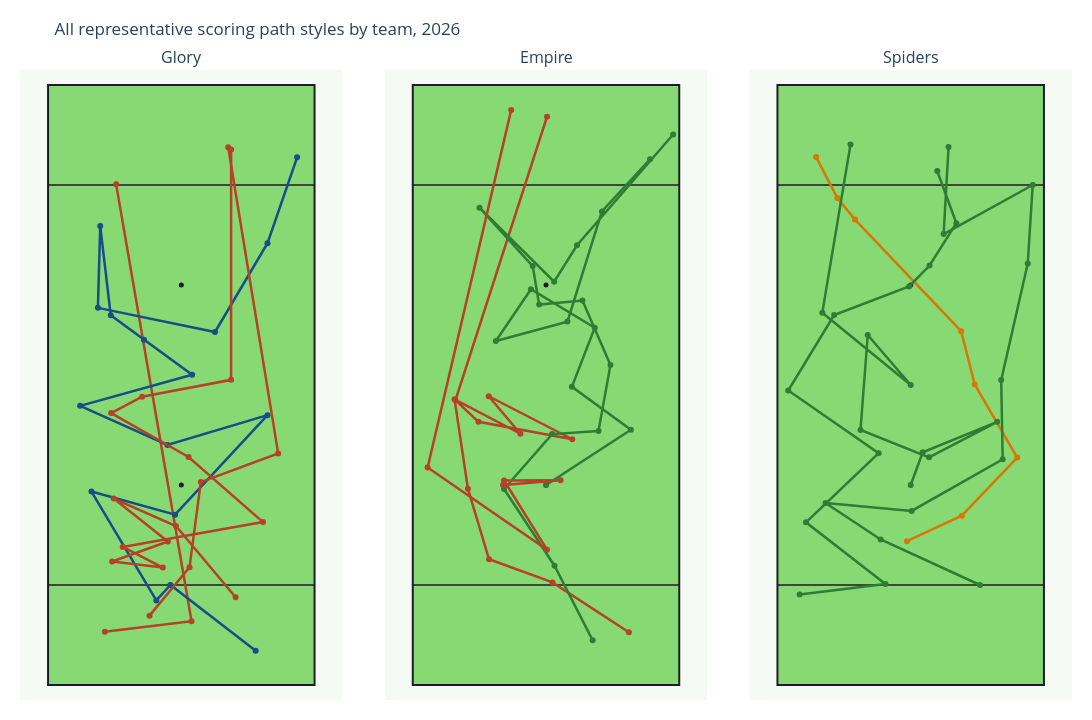

Notebook code for this chart:
### Markdown cell above
### Optional: All Styles

This is busier, but useful as a quick overview after the one-style comparison makes sense.

### Code cell
all_styles_fig = plot_team_representative_path_grid(
    team_representative_paths,
    title=f"All representative scoring path styles by team, {SEASON}",
    style_filter=None,
    show_arrows=False,
)
all_styles_fig.show()

### Figure 1 — Plotly figure (JSON) as saved in the notebook; plotly's stock layout.template omitted (floating-point values rounded to 4 significant figures)
{"data": [{"hoverinfo": "skip", "marker": {"color": "#1B1E26", "size": 5}, "mode": "markers", "showlegend": false, "type": "scatter", "x": [0], "xaxis": "x", "y": [40], "yaxis": "y"}, {"hoverinfo": "skip", "marker": {"color": "#1B1E26", "size": 5}, "mode": "markers", "showlegend": false, "type": "scatter", "x": [0], "xaxis": "x", "y": [80], "yaxis": "y"}, {"hovertemplate": "Glory<br>huck score (path_cluster 0)<br>%{text}<extra></extra>", "line": {"color": "#b74126", "width": 2.5}, "marker": {"color": "#b74126", "size": 6}, "mode": "lines+markers", "name": "Glory - huck score (path_cluster 0)", "showlegend": false, "text": ["Start", "Throw 1<br>aEC: 0.018<br>CP: 98.2%<br>Distance: 17.5", "Throw 2<br>aEC: -0.292<br>CP: 48.3%<br>Distance: 88.7"], "type": "scatter", "x": [-15.29, 2.05, -13.03], "xaxis": "x", "y": [10.65, 12.76, 100.1], "yaxis": "y"}, {"hovertemplate": "Glory<br>reset-heavy (path_cluster 1)<br>%{text}<extra></extra>", "line": {"color": "#164e87", "width": 2.5}, "marker": {"color": "#164e87", "size": 6}, "mode": "lines+markers", "name": "Glory - reset-heavy (path_cluster 1)", "showlegend": false, "text": ["Start", "Throw 1<br>aEC: 0.110<br>CP: 96.7%<br>Distance: 21.5", "Throw 2<br>aEC: -0.021<br>CP: 99.5%<br>Distance: 4.2", "Throw 3<br>aEC: 0.123<br>CP: 95.3%<br>Distance: 25.3", "Throw 4<br>aEC: 0.005<br>CP: 97.7%<br>Distance: 17.4", "Throw 5<br>aEC: 0.153<br>CP: 93.9%<br>Distance: 27.2", "Throw 6<br>aEC: -0.023<br>CP: 96.7%<br>Distance: 20.9", "Throw 7<br>aEC: 0.021<br>CP: 97.4%<br>Distance: 19.1", "Throw 8<br>aEC: 0.136<br>CP: 93.9%<br>Distance: 23.2", "Throw 9<br>aEC: 0.081<br>CP: 97.7%<br>Distance: 11.9", "Throw 10<br>aEC: 0.048<br>CP: 98.3%<br>Distance: 8.2", "Throw 11<br>aEC: 0.199<br>CP: 94.7%<br>Distance: 18.0", "Throw 12<br>aEC: -0.193<br>CP: 96.9%<br>Distance: 16.4", "Throw 13<br>aEC: -0.037<br>CP: 94.1%<br>Distance: 23.9", "Throw 14<br>aEC: 0.189<br>CP: 94.8%<br>Distance: 20.6", "Throw 15<br>aEC: 0.331<br>CP: 92.4%<br>Distance: 18.2"], "type": "scatter", "x": [14.87, -2.17, -5.0, -17.97, -1.24, 17.24, -2.78, -20.24, 2.16, -7.47, -14.11, -16.22, -16.68, 6.74, 17.24, 23.16], "xaxis": "x", "y": [6.84, 20.01, 16.92, 38.69, 34.06, 53.97, 48.01, 55.83, 62.05, 69.05, 73.94, 91.8, 75.43, 70.6, 88.35, 105.5], "yaxis": "y"}, {"hovertemplate": "Glory<br>huck score (path_cluster 2)<br>%{text}<extra></extra>", "line": {"color": "#b74126", "width": 2.5}, "marker": {"color": "#b74126", "size": 6}, "mode": "lines+markers", "name": "Glory - huck score (path_cluster 2)", "showlegend": false, "text": ["Start", "Throw 1<br>aEC: 0.065<br>CP: 98.5%<br>Distance: 12.6", "Throw 2<br>aEC: 0.137<br>CP: 97.0%<br>Distance: 17.2", "Throw 3<br>aEC: -0.009<br>CP: 98.1%<br>Distance: 16.5", "Throw 4<br>aEC: 0.809<br>CP: 55.8%<br>Distance: 62.0"], "type": "scatter", "x": [-6.36, 1.64, 3.9, 19.37, 9.38], "xaxis": "x", "y": [13.87, 23.54, 40.58, 46.32, 107.5], "yaxis": "y"}, {"hovertemplate": "Glory<br>huck score (path_cluster 3)<br>%{text}<extra></extra>", "line": {"color": "#b74126", "width": 2.5}, "marker": {"color": "#b74126", "size": 6}, "mode": "lines+markers", "name": "Glory - huck score (path_cluster 3)", "showlegend": false, "text": ["Start", "Throw 1<br>aEC: 0.113<br>CP: 96.9%<br>Distance: 18.6", "Throw 2<br>aEC: 0.030<br>CP: 98.3%<br>Distance: 13.6", "Throw 3<br>aEC: -0.055<br>CP: 98.6%<br>Distance: 13.8", "Throw 4<br>aEC: -0.049<br>CP: 98.9%<br>Distance: 11.9", "Throw 5<br>aEC: 0.010<br>CP: 98.9%<br>Distance: 10.2", "Throw 6<br>aEC: 0.020<br>CP: 98.9%<br>Distance: 9.0", "Throw 7<br>aEC: 0.011<br>CP: 95.4%<br>Distance: 28.5", "Throw 8<br>aEC: 0.157<br>CP: 95.8%<br>Distance: 19.8", "Throw 9<br>aEC: 0.075<br>CP: 96.9%<br>Distance: 17.8", "Throw 10<br>aEC: 0.050<br>CP: 98.5%<br>Distance: 7.0", "Throw 11<br>aEC: 0.035<br>CP: 96.6%<br>Distance: 18.1", "Throw 12<br>aEC: 0.600<br>CP: 70.2%<br>Distance: 46.1"], "type": "scatter", "x": [10.86, -1.07, -13.52, -2.68, -13.84, -3.71, -11.71, 16.34, 1.45, -14.03, -7.84, 9.96, 9.96], "xaxis": "x", "y": [17.54, 31.8, 37.29, 28.7, 24.7, 23.48, 27.61, 32.58, 45.61, 54.38, 57.67, 61.03, 107.1], "yaxis": "y"}, {"hoverinfo": "skip", "marker": {"color": "#1B1E26", "size": 5}, "mode": "markers", "showlegend": false, "type": "scatter", "x": [0], "xaxis": "x2", "y": [40], "yaxis": "y2"}, {"hoverinfo": "skip", "marker": {"color": "#1B1E26", "size": 5}, "mode": "markers", "showlegend": false, "type": "scatter", "x": [0], "xaxis": "x2", "y": [80], "yaxis": "y2"}, {"hovertemplate": "Empire<br>methodical (path_cluster 0)<br>%{text}<extra></extra>", "line": {"color": "#2f7d32", "width": 2.5}, "marker": {"color": "#2f7d32", "size": 6}, "mode": "lines+markers", "name": "Empire - methodical (path_cluster 0)", "showlegend": false, "text": ["Start", "Throw 1<br>aEC: 0.076<br>CP: 96.8%<br>Distance: 20.3", "Throw 2<br>aEC: 0.150<br>CP: 96.9%<br>Distance: 14.6", "Throw 3<br>aEC: 0.162<br>CP: 97.3%<br>Distance: 12.7", "Throw 4<br>aEC: 0.122<br>CP: 96.6%<br>Distance: 14.9", "Throw 5<br>aEC: -0.166<br>CP: 98.0%<br>Distance: 12.5", "Throw 6<br>aEC: 0.066<br>CP: 97.0%<br>Distance: 14.8", "Throw 7<br>aEC: 0.355<br>CP: 91.8%<br>Distance: 23.1", "Throw 8<br>aEC: 0.452<br>CP: 96.2%<br>Distance: 14.2"], "type": "scatter", "x": [0.0, 16.98, 5.18, 9.75, -3.01, -10.03, 4.29, 11.18, 20.8], "xaxis": "x2", "y": [40.0, 51.06, 59.65, 71.45, 79.15, 68.79, 72.68, 94.7, 105.1], "yaxis": "y2"}, {"hovertemplate": "Empire<br>huck score (path_cluster 1)<br>%{text}<extra></extra>", "line": {"color": "#b74126", "width": 2.5}, "marker": {"color": "#b74126", "size": 6}, "mode": "lines+markers", "name": "Empire - huck score (path_cluster 1)", "showlegend": false, "text": ["Start", "Throw 1<br>aEC: 0.070<br>CP: 97.5%<br>Distance: 18.2", "Throw 2<br>aEC: 0.016<br>CP: 98.5%<br>Distance: 13.5", "Throw 3<br>aEC: 0.070<br>CP: 97.6%<br>Distance: 14.7", "Throw 4<br>aEC: 0.131<br>CP: 96.4%<br>Distance: 18.1", "Throw 5<br>aEC: -0.028<br>CP: 97.7%<br>Distance: 14.8", "Throw 6<br>aEC: 0.063<br>CP: 98.2%<br>Distance: 9.8", "Throw 7<br>aEC: -0.072<br>CP: 97.4%<br>Distance: 18.8", "Throw 8<br>aEC: 0.019<br>CP: 96.9%<br>Distance: 19.1", "Throw 9<br>aEC: 0.018<br>CP: 98.9%<br>Distance: 6.3", "Throw 10<br>aEC: 0.978<br>CP: 59.9%<br>Distance: 59.6"], "type": "scatter", "x": [16.57, 1.29, -11.39, -15.62, -18.28, -5.12, -11.46, 5.25, -13.51, -18.11, 0.2], "xaxis": "x2", "y": [10.56, 20.52, 25.15, 39.27, 57.13, 50.25, 57.75, 49.15, 52.63, 56.95, 113.7], "yaxis": "y2"}, {"hovertemplate": "Empire<br>methodical (path_cluster 2)<br>%{text}<extra></extra>", "line": {"color": "#2f7d32", "width": 2.5}, "marker": {"color": "#2f7d32", "size": 6}, "mode": "lines+markers", "name": "Empire - methodical (path_cluster 2)", "showlegend": false, "text": ["Start", "Throw 1<br>aEC: 0.096<br>CP: 97.7%<br>Distance: 16.8", "Throw 2<br>aEC: 0.115<br>CP: 96.8%<br>Distance: 18.4", "Throw 3<br>aEC: 0.106<br>CP: 97.5%<br>Distance: 14.6", "Throw 4<br>aEC: -0.001<br>CP: 98.7%<br>Distance: 9.3", "Throw 5<br>aEC: 0.135<br>CP: 97.1%<br>Distance: 13.4", "Throw 6<br>aEC: 0.152<br>CP: 96.4%<br>Distance: 14.0", "Throw 7<br>aEC: -0.007<br>CP: 98.3%<br>Distance: 8.7", "Throw 8<br>aEC: 0.081<br>CP: 98.1%<br>Distance: 7.8", "Throw 9<br>aEC: 0.105<br>CP: 95.6%<br>Distance: 15.8", "Throw 10<br>aEC: -0.042<br>CP: 96.4%<br>Distance: 15.7", "Throw 11<br>aEC: 0.073<br>CP: 97.8%<br>Distance: 8.6", "Throw 12<br>aEC: 0.278<br>CP: 73.8%<br>Distance: 29.3"], "type": "scatter", "x": [9.34, 1.7, -8.39, 1.22, 10.5, 12.89, 7.29, -1.37, -2.66, -13.3, 1.63, 6.2, 25.43], "xaxis": "x2", "y": [8.93, 23.86, 39.2, 50.18, 50.79, 64.02, 76.9, 76.09, 83.79, 95.45, 80.65, 87.95, 110.1], "yaxis": "y2"}, {"hovertemplate": "Empire<br>huck score (path_cluster 3)<br>%{text}<extra></extra>", "line": {"color": "#b74126", "width": 2.5}, "marker": {"color": "#b74126", "size": 6}, "mode": "lines+markers", "name": "Empire - huck score (path_cluster 3)", "showlegend": false, "text": ["Start", "Throw 1<br>aEC: 0.013<br>CP: 98.5%<br>Distance: 11.6", "Throw 2<br>aEC: -0.004<br>CP: 98.6%<br>Distance: 11.3", "Throw 3<br>aEC: -0.122<br>CP: 98.7%<br>Distance: 16.3", "Throw 4<br>aEC: 0.006<br>CP: 92.0%<br>Distance: 29.0", "Throw 5<br>aEC: 0.874<br>CP: 52.9%<br>Distance: 63.7"], "type": "scatter", "x": [-8.6, 2.93, -8.39, 0.2, -23.67, -6.96], "xaxis": "x2", "y": [40.02, 40.97, 40.9, 27.06, 43.5, 115.0], "yaxis": "y2"}, {"hoverinfo": "skip", "marker": {"color": "#1B1E26", "size": 5}, "mode": "markers", "showlegend": false, "type": "scatter", "x": [0], "xaxis": "x3", "y": [40], "yaxis": "y3"}, {"hoverinfo": "skip", "marker": {"color": "#1B1E26", "size": 5}, "mode": "markers", "showlegend": false, "type": "scatter", "x": [0], "xaxis": "x3", "y": [80], "yaxis": "y3"}, {"hovertemplate": "Spiders<br>mixed (path_cluster 0)<br>%{text}<extra></extra>", "line": {"color": "#d97706", "width": 2.5}, "marker": {"color": "#d97706", "size": 6}, "mode": "lines+markers", "name": "Spiders - mixed (path_cluster 0)", "showlegend": false, "text": ["Start", "Throw 1<br>aEC: 0.037<br>CP: 98.5%<br>Distance: 12.1", "Throw 2<br>aEC: 0.025<br>CP: 97.7%<br>Distance: 16.1", "Throw 3<br>aEC: 0.258<br>CP: 95.5%<br>Distance: 16.9", "Throw 4<br>aEC: 0.144<br>CP: 97.4%<br>Distance: 11.0", "Throw 5<br>aEC: 0.267<br>CP: 86.5%<br>Distance: 30.8", "Throw 6<br>aEC: 0.038<br>CP: 97.9%<br>Distance: 5.6", "Throw 7<br>aEC: 0.233<br>CP: 97.2%<br>Distance: 9.2"], "type": "scatter", "x": [-0.75, 10.22, 21.31, 12.8, 10.09, -11.13, -14.68, -18.93], "xaxis": "x3", "y": [28.77, 33.87, 45.48, 60.12, 70.77, 93.09, 97.41, 105.6], "yaxis": "y3"}, {"hovertemplate": "Spiders<br>methodical (path_cluster 1)<br>%{text}<extra></extra>", "line": {"color": "#2f7d32", "width": 2.5}, "marker": {"color": "#2f7d32", "size": 6}, "mode": "lines+markers", "name": "Spiders - methodical (path_cluster 1)", "showlegend": false, "text": ["Start", "Throw 1<br>aEC: 0.114<br>CP: 97.6%<br>Distance: 17.3", "Throw 2<br>aEC: 0.007<br>CP: 97.5%<br>Distance: 20.1", "Throw 3<br>aEC: 0.189<br>CP: 94.9%<br>Distance: 20.1", "Throw 4<br>aEC: -0.002<br>CP: 92.5%<br>Distance: 22.0", "Throw 5<br>aEC: 0.270<br>CP: 94.3%<br>Distance: 17.7", "Throw 6<br>aEC: 0.075<br>CP: 96.0%<br>Distance: 16.0", "Throw 7<br>aEC: 0.042<br>CP: 98.4%<br>Distance: 5.8", "Throw 8<br>aEC: 0.079<br>CP: 97.3%<br>Distance: 10.0", "Throw 9<br>aEC: 0.238<br>CP: 96.4%<br>Distance: 11.1"], "type": "scatter", "x": [-22.22, -5.05, -20.95, -6.41, -24.49, -15.31, -0.32, 3.77, 9.13, 5.31], "xaxis": "x3", "y": [18.09, 20.18, 32.54, 46.36, 58.9, 74.0, 79.72, 83.9, 92.36, 102.8], "yaxis": "y3"}, {"hovertemplate": "Spiders<br>methodical (path_cluster 2)<br>%{text}<extra></extra>", "line": {"color": "#2f7d32", "width": 2.5}, "marker": {"color": "#2f7d32", "size": 6}, "mode": "lines+markers", "name": "Spiders - methodical (path_cluster 2)", "showlegend": false, "text": ["Start", "Throw 1<br>aEC: 0.086<br>CP: 96.3%<br>Distance: 21.9", "Throw 2<br>aEC: 0.024<br>CP: 98.5%<br>Distance: 13.2", "Throw 3<br>aEC: 0.024<br>CP: 97.6%<br>Distance: 17.3", "Throw 4<br>aEC: 0.040<br>CP: 97.1%<br>Distance: 20.9", "Throw 5<br>aEC: 0.180<br>CP: 96.8%<br>Distance: 15.8", "Throw 6<br>aEC: 0.242<br>CP: 89.6%<br>Distance: 23.9", "Throw 7<br>aEC: 0.408<br>CP: 90.6%<br>Distance: 15.7", "Throw 8<br>aEC: -0.042<br>CP: 91.8%<br>Distance: 20.3", "Throw 9<br>aEC: 0.277<br>CP: 93.7%<br>Distance: 17.4"], "type": "scatter", "x": [13.87, -6.01, -17.03, 0.19, 18.4, 18.1, 23.41, 24.4, 6.59, 7.57], "xaxis": "x3", "y": [20.0, 29.11, 36.39, 34.81, 45.14, 60.98, 84.29, 100.0, 90.19, 107.6], "yaxis": "y3"}, {"hovertemplate": "Spiders<br>methodical (path_cluster 3)<br>%{text}<extra></extra>", "line": {"color": "#2f7d32", "width": 2.5}, "marker": {"color": "#2f7d32", "size": 6}, "mode": "lines+markers", "name": "Spiders - methodical (path_cluster 3)", "showlegend": false, "text": ["Start", "Throw 1<br>aEC: 0.074<br>CP: 98.9%<br>Distance: 7.0", "Throw 2<br>aEC: 0.026<br>CP: 97.9%<br>Distance: 16.1", "Throw 3<br>aEC: -0.039<br>CP: 97.9%<br>Distance: 15.4", "Throw 4<br>aEC: 0.061<br>CP: 97.7%<br>Distance: 14.8", "Throw 5<br>aEC: 0.269<br>CP: 94.7%<br>Distance: 19.1", "Throw 6<br>aEC: -0.142<br>CP: 98.2%<br>Distance: 13.2", "Throw 7<br>aEC: 0.178<br>CP: 95.2%<br>Distance: 22.8", "Throw 8<br>aEC: 0.652<br>CP: 78.8%<br>Distance: 34.1"], "type": "scatter", "x": [0.0, 2.4, 17.3, 3.67, -10.04, -8.59, 0.0, -17.68, -12.04], "xaxis": "x3", "y": [40.0, 46.54, 52.63, 45.54, 51.0, 70.0, 60.0, 74.45, 108.1], "yaxis": "y3"}], "layout": {"annotations": [{"font": {"size": 16}, "showarrow": false, "text": "Glory", "x": 0.1533, "xanchor": "center", "xref": "paper", "y": 1, "yanchor": "bottom", "yref": "paper"}, {"font": {"size": 16}, "showarrow": false, "text": "Empire", "x": 0.5, "xanchor": "center", "xref": "paper", "y": 1, "yanchor": "bottom", "yref": "paper"}, {"font": {"size": 16}, "showarrow": false, "text": "Spiders", "x": 0.8467, "xanchor": "center", "xref": "paper", "y": 1, "yanchor": "bottom", "yref": "paper"}], "height": 720, "margin": {"b": 20, "l": 20, "r": 20, "t": 70}, "paper_bgcolor": "white", "plot_bgcolor": "#f6faf5", "shapes": [{"fillcolor": "#86d973", "layer": "below", "line": {"color": "#1B1E26", "width": 2}, "type": "rect", "x0": -26.65, "x1": 26.65, "xref": "x", "y0": 0, "y1": 120, "yref": "y"}, {"layer": "below", "line": {"color": "#1B1E26", "width": 1.5}, "type": "line", "x0": -26.65, "x1": 26.65, "xref": "x", "y0": 20, "y1": 20, "yref": "y"}, {"layer": "below", "line": {"color": "#1B1E26", "width": 1.5}, "type": "line", "x0": -26.65, "x1": 26.65, "xref": "x", "y0": 100, "y1": 100, "yref": "y"}, {"fillcolor": "#86d973", "layer": "below", "line": {"color": "#1B1E26", "width": 2}, "type": "rect", "x0": -26.65, "x1": 26.65, "xref": "x2", "y0": 0, "y1": 120, "yref": "y2"}, {"layer": "below", "line": {"color": "#1B1E26", "width": 1.5}, "type": "line", "x0": -26.65, "x1": 26.65, "xref": "x2", "y0": 20, "y1": 20, "yref": "y2"}, {"layer": "below", "line": {"color": "#1B1E26", "width": 1.5}, "type": "line", "x0": -26.65, "x1": 26.65, "xref": "x2", "y0": 100, "y1": 100, "yref": "y2"}, {"fillcolor": "#86d973", "layer": "below", "line": {"color": "#1B1E26", "width": 2}, "type": "rect", "x0": -26.65, "x1": 26.65, "xref": "x3", "y0": 0, "y1": 120, "yref": "y3"}, {"layer": "below", "line": {"color": "#1B1E26", "width": 1.5}, "type": "line", "x0": -26.65, "x1": 26.65, "xref": "x3", "y0": 20, "y1": 20, "yref": "y3"}, {"layer": "below", "line": {"color": "#1B1E26", "width": 1.5}, "type": "line", "x0": -26.65, "x1": 26.65, "xref": "x3", "y0": 100, "y1": 100, "yref": "y3"}], "title": {"text": "All representative scoring path styles by team, 2026"}, "width": 1140, "xaxis": {"anchor": "y", "domain": [0, 0.3067], "range": [-31.65, 31.65], "scaleanchor": "y", "scaleratio": 1, "showgrid": false, "visible": false, "zeroline": false}, "xaxis2": {"anchor": "y2", "domain": [0.3467, 0.6533], "range": [-31.65, 31.65], "scaleanchor": "y2", "scaleratio": 1, "showgrid": false, "visible": false, "zeroline": false}, "xaxis3": {"anchor": "y3", "domain": [0.6933, 1], "range": [-31.65, 31.65], "scaleanchor": "y3", "scaleratio": 1, "showgrid": false, "visible": false, "zeroline": false}, "yaxis": {"anchor": "x", "domain": [0, 1], "range": [-3, 123], "showgrid": false, "visible": false, "zeroline": false}, "yaxis2": {"anchor": "x2", "domain": [0, 1], "range": [-3, 123], "showgrid": false, "visible": false, "zeroline": false}, "yaxis3": {"anchor": "x3", "domain": [0, 1], "range": [-3, 123], "showgrid": false, "visible": false, "zeroline": false}}}
